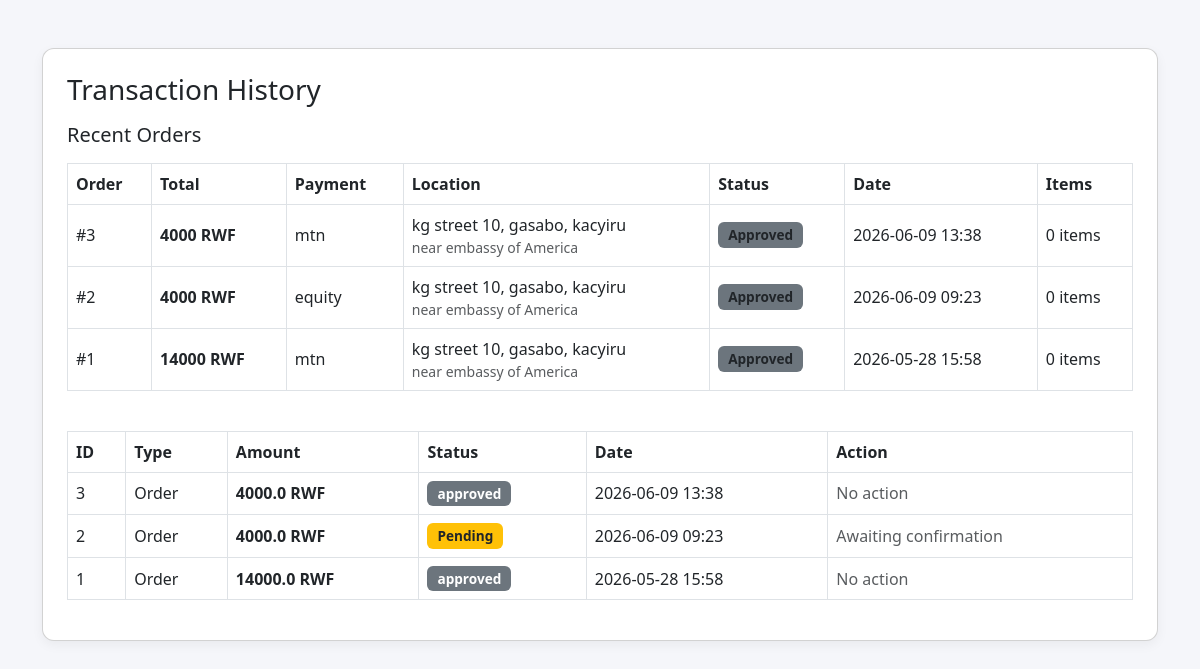
The app's page /transaction-history (signed in) with its own data.
### market/models.py (models this page shows, shortened)
class Order(db.Model):
    __tablename__ = 'orders'
    id             = db.Column(db.Integer, primary_key=True)
    user_id        = db.Column(db.Integer, db.ForeignKey('user.id'), nullable=False)
    total_price    = db.Column(db.Integer, nullable=False)
    payment_method = db.Column(db.String(20), nullable=False)
    sector         = db.Column(db.String(100), nullable=False)
    district       = db.Column(db.String(100), nullable=False)
    street         = db.Column(db.String(100), nullable=False)
    location_note  = db.Column(db.String(255), nullable=True)
    status         = db.Column(db.String(20), nullable=False, default='pending')  # pending | approved | completed | cancelled
    created_at     = db.Column(db.DateTime, nullable=False, default=lambda: datetime.now(timezone.utc))  # ✅ FIXED: utcnow() deprecated
    approved_at    = db.Column(db.DateTime)
    approver_id    = db.Column(db.Integer, db.ForeignKey('user.id'))
    user     = db.relationship('User', foreign_keys=[user_id],     backref='orders')
    approver = db.relationship('User', foreign_keys=[approver_id], backref='approved_orders')
    order_items = db.relationship('OrderItem', backref='order', lazy=True, cascade="all, delete-orphan")

class Transaction(db.Model):
    __tablename__ = 'transaction'
    id               = db.Column(db.Integer, primary_key=True)
    user_id          = db.Column(db.Integer, db.ForeignKey('user.id'), nullable=False)
    amount           = db.Column(db.Float, nullable=False)
    transaction_type = db.Column(db.String(50), nullable=False)
    status           = db.Column(db.String(20), default='pending')
    created_at       = db.Column(db.DateTime, default=lambda: datetime.now(timezone.utc))  # ✅ FIXED: utcnow() deprecated

### market/routes.py (the view)
@app.route('/transaction-history')
@login_required
def transaction_history():
    orders = Order.query.filter_by(user_id=current_user.id)\
        .order_by(Order.created_at.desc()).all()
    transactions = Transaction.query.filter_by(user_id=current_user.id)\
        .order_by(Transaction.created_at.desc()).all()
    return render_template(
        'transaction_history.html',
        orders=orders,
        transactions=transactions
    )

### market/models.py (called while the page is built)
@login_manager.user_loader
def load_user(user_id):
    return db.session.get(User, int(user_id))  # ✅ FIXED: replaced deprecated User.query.get()

### market/templates/transaction_history.html (shortened to what this page needs)
<!DOCTYPE html>
<html lang="en">
<head>
    <link href="https://cdn.jsdelivr.net/npm/bootstrap@5.3.0/dist/css/bootstrap.min.css" rel="stylesheet">
</head>
<body>
<div class="container mt-5">
    <div class="card p-4">
        <div class="d-flex justify-content-between align-items-center mb-3">
            <h3 class="mb-0">Transaction History</h3>
        </div>
        {% if orders %}
            <div class="mb-4">
                <h5 class="mb-3">Recent Orders</h5>
                <table class="table table-hover table-bordered align-middle">
                    <thead>
                        <tr>
                            <th>Order</th>
                            <th>Total</th>
                            <th>Payment</th>
                            <th>Location</th>
                            <th>Status</th>
                            <th>Date</th>
                            <th>Items</th>
                        </tr>
                    </thead>
                    <tbody>
                        {% for order in orders %}
                        <tr>
                            <td>#{{ order.id }}</td>
                            <td><strong>{{ order.total_price }} RWF</strong></td>
                            <td>{{ order.payment_method }}</td>
                            <td>
                                {{ order.street }}, {{ order.district }}, {{ order.sector }}
                                {% if order.location_note %}
                                <div class="text-muted small">{{ order.location_note }}</div>
                                {% endif %}
                            </td>
                            <td>
                                <span class="badge bg-secondary text-dark">
                                    {{ order.status|capitalize }}
                                </span>
                            </td>
                            <td>{{ order.created_at.strftime('%Y-%m-%d %H:%M') }}</td>
                            <td>{{ order.parsed_items|length }} item{{ 's' if order.parsed_items|length != 1 else '' }}</td>
                        </tr>
                        {% endfor %}
                    </tbody>
                </table>
            </div>
        {% endif %}
        <table class="table table-hover table-bordered align-middle">
            <thead>
                <tr>
                    <th>ID</th>
                    <th>Type</th>
                    <th>Amount</th>
                    <th>Status</th>
                    <th>Date</th>
                    <th>Action</th>
                </tr>
            </thead>
            <tbody>
                {% if transactions %}
                    {% for transaction in transactions %}
                    <tr>
                        <td>{{ transaction.id }}</td>
                        <td>
                            <span class="text-capitalize">
                                {{ transaction.transaction_type }}
                            </span>
                        </td>
                        <td>
                            <strong>{{ transaction.amount }} RWF</strong>
                        </td>
                        <td>
                            {% if transaction.status == 'pending' %}
                                <span class="badge bg-warning text-dark">Pending</span>
                            {% elif transaction.status == 'received' %}
                                <span class="badge bg-success">Received</span>
                            {% else %}
                                <span class="badge bg-secondary">
                                    {{ transaction.status }}
                                </span>
                            {% endif %}
                        </td>
                        <td>
                            {{ transaction.created_at.strftime('%Y-%m-%d %H:%M') }}
                        </td>
                        <td>
                            <span class="text-muted">
                                {% if transaction.status == 'pending' %}
                                    Awaiting confirmation
                                {% else %}
                                    No action
                                {% endif %}
                            </span>
                        </td>
                    </tr>
                    {% endfor %}
                {% else %}
                    <tr>
                        <td colspan="6" class="text-center text-muted">
                            No transactions found
                        </td>
                    </tr>
                {% endif %}
            </tbody>
        </table>
    </div>
</div>
</body>
</html>

### market/templates/transaction_history.html (style rules this page uses)
body { background: #f5f6fa; }
.card { border-radius: 12px; box-shadow: 0 4px 12px rgba(0,0,0,0.05); }
.table thead { background: #0d6efd; color: white; }
.badge { font-size: 0.85rem; padding: 6px 10px; }

### records on screen
Order: id "3", total_price "4000", payment_method "mtn", street "kg street 10", district "gasabo", sector "kacyiru", location_note "near embassy of America", status "Approved", created_at "2026-06-09 13:38", parsed_items|length "0", parsed_items "s"
Order: id "2", total_price "4000", payment_method "equity", street "kg street 10", district "gasabo", sector "kacyiru", location_note "near embassy of America", status "Approved", created_at "2026-06-09 09:23", parsed_items|length "0", parsed_items "s"
Order: id "1", total_price "14000", payment_method "mtn", street "kg street 10", district "gasabo", sector "kacyiru", location_note "near embassy of America", status "Approved", created_at "2026-05-28 15:58", parsed_items|length "0", parsed_items "s"
Transaction: shows "No action"
Transaction: status "Pending"
Transaction: shows "No action"
